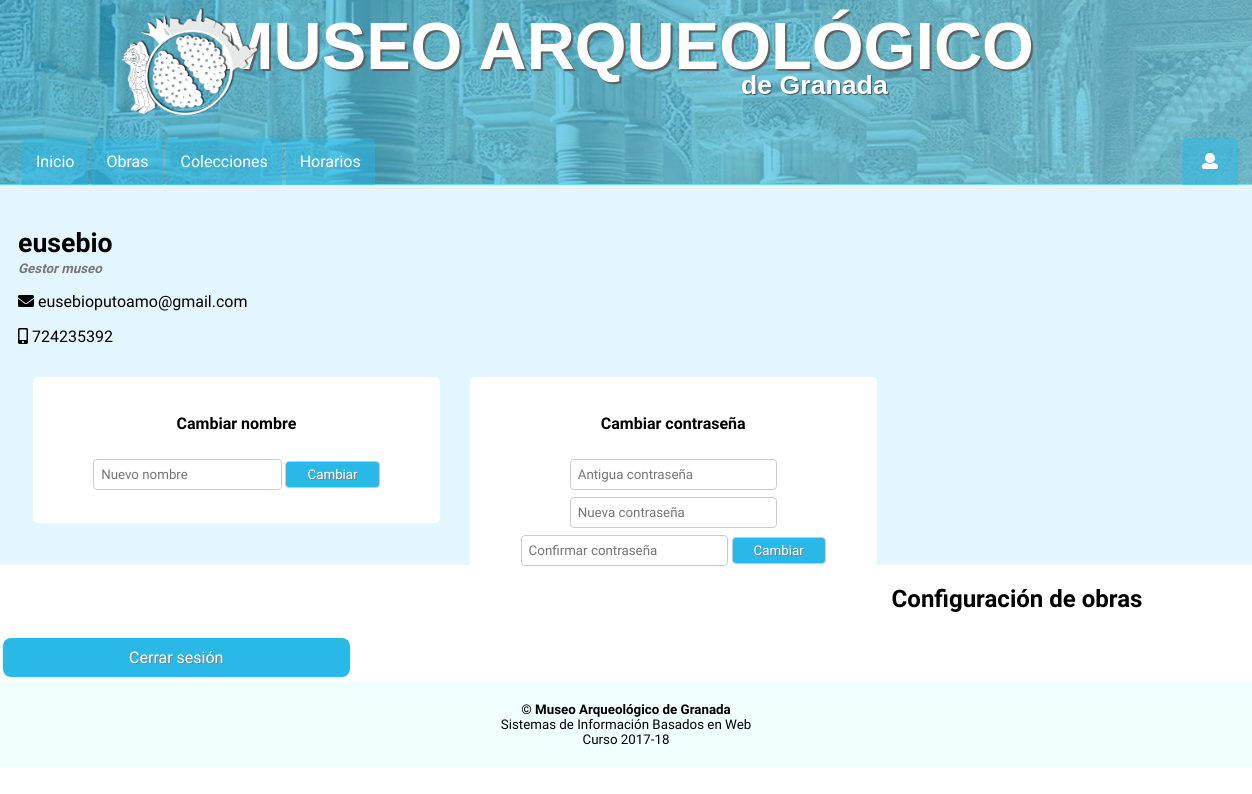
/panel.php (signed in), run on the app's committed database.
### tables this page shows
CREATE TABLE `usuarios` (
  `id` int(11) NOT NULL,
  `nombre` varchar(35) NOT NULL,
  `pass` varchar(40) NOT NULL,
  `tipo` int(11) NOT NULL DEFAULT '0',
  `email` varchar(60) DEFAULT NULL,
  `tlf` int(9) DEFAULT NULL
);

### modules/datos_usuario.php (the view)
<div class="datos_usuario">
    <h2><?php echo $nombre ?></h2>
    <?php
    if ($this->tipo_usuario == 2)
        echo "<h3>Moderador</h3>";
    else if ($this->tipo_usuario == 3) {
        echo "<h3>Gestor museo</h3>";
    } else if ($this->tipo_usuario == 4) {
        echo "<h3>Superusuario</h3>";
    }
    ?>
    <p><i class="fa fa-envelope"></i> <?php echo $email; ?></p>
    <p><i class="fa fa-mobile-alt"></i>  <?php echo $tlf; ?></p>
    <div class="nuevo_nombre">
        <h4>Cambiar nombre</h4>
        <form>
            <input type="text" name="nuevo_nombre" placeholder="Nuevo nombre">
            <input type="submit" value="Cambiar">
        </form>
    </div>
    <div class="nueva_pass">
        <h4>Cambiar contraseña</h4>
        <form>
            <input type="password" name="vieja_pass" placeholder="Antigua contraseña">
            <input type="password" name="nueva_pass" placeholder="Nueva contraseña">
            <input type="password" name="nueva_pass2" placeholder="Confirmar contraseña">
            <input type="submit" value="Cambiar">
        </form>
    </div>
</div>

### css/estilos.css (style rules this page uses)
input { padding: 7px 7px; margin: 2px 0; box-sizing: border-box; border-radius: 4px; border: solid #ccc 1px; -webkit-transition: 0.5s; transition: 0.5s; font-family: 'Raleway', sans-serif; margin-top: 5px; }
input[type=submit] { text-decoration: none; padding: 5px 20px 5px 20px; background-color: #2AB9E7; text-shadow: 1px 1px gray; color: white; cursor: pointer; width: 100%; }
div.datos_usuario { padding: 20px 20px 20px 20px; width: 100%; height: 340px; background-color: rgba(141, 218, 248, 0.247); }
div.datos_usuario h2 { font-size: 20pt; }
div.datos_usuario h3 { color: rgb(119, 119, 119); margin-top: -20px; font-size: 10pt; font-style: italic; }
div.datos_usuario div.nuevo_nombre { text-align: center; padding: 15px 15px 15px 15px; background-color: white; width: 30%; border-radius: 5px; float: left; margin: 15px 15px 15px 15px; }
div.datos_usuario input[type=text] { width: 50%; }
div.datos_usuario input[type=submit] { width: 25%; }
div.datos_usuario div.nueva_pass { width: 30%; border-radius: 5px; text-align: center; padding: 15px 15px 15px 15px; background-color: white; float: left; margin: 15px 15px 15px 15px; }

### data on the page
usuarios: nombre "eusebio", email "eusebioputoamo@gmail.com", tlf "724235392"
